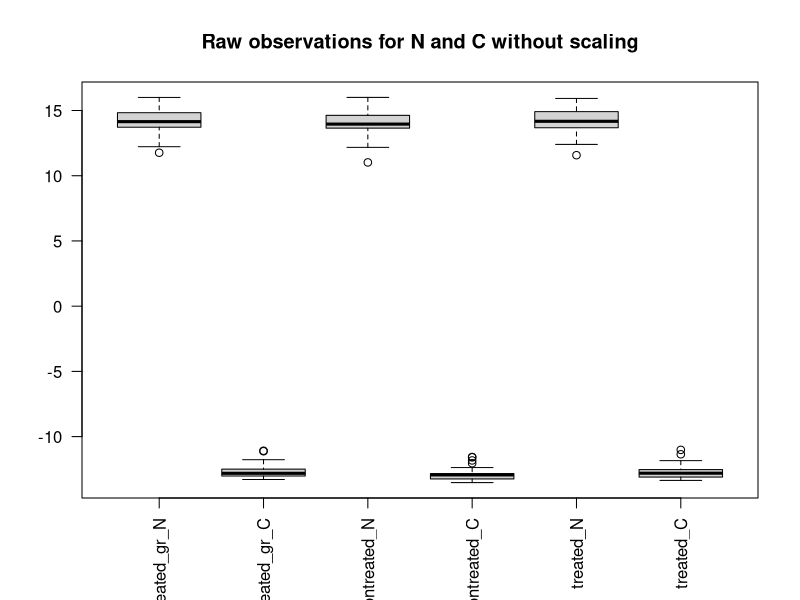
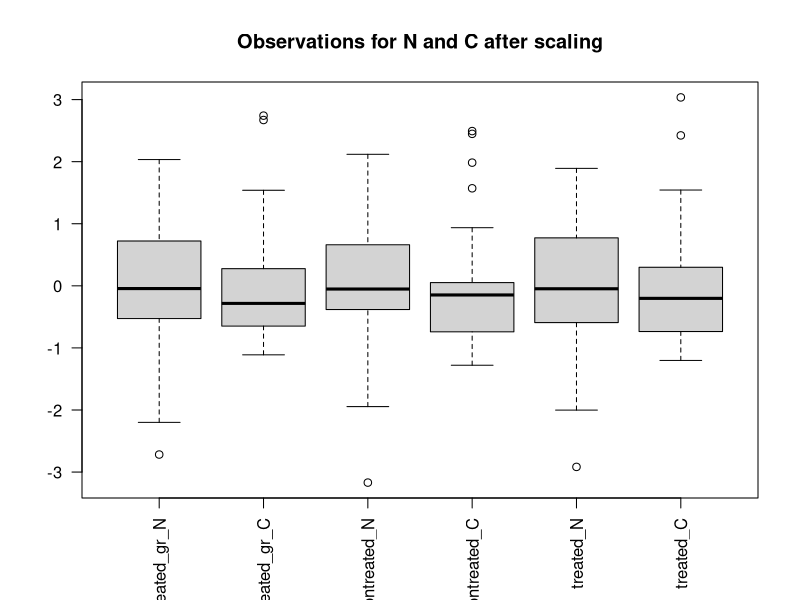
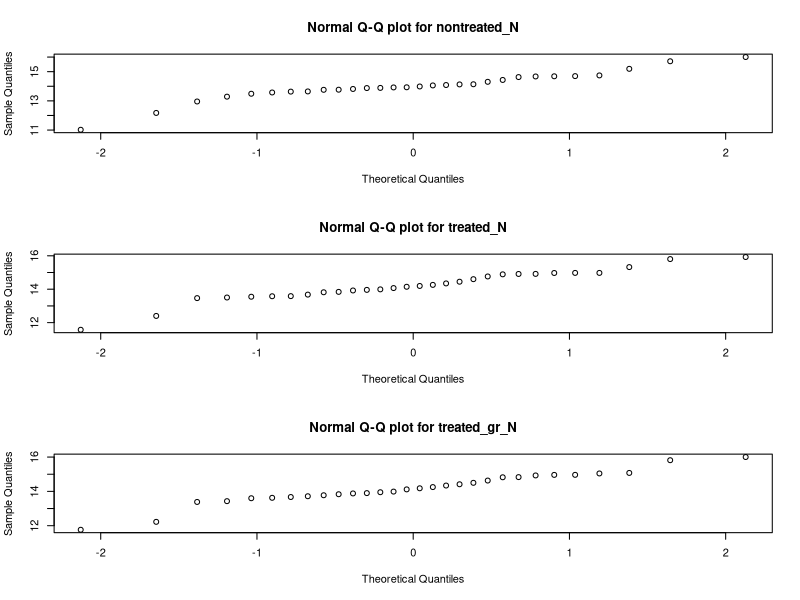
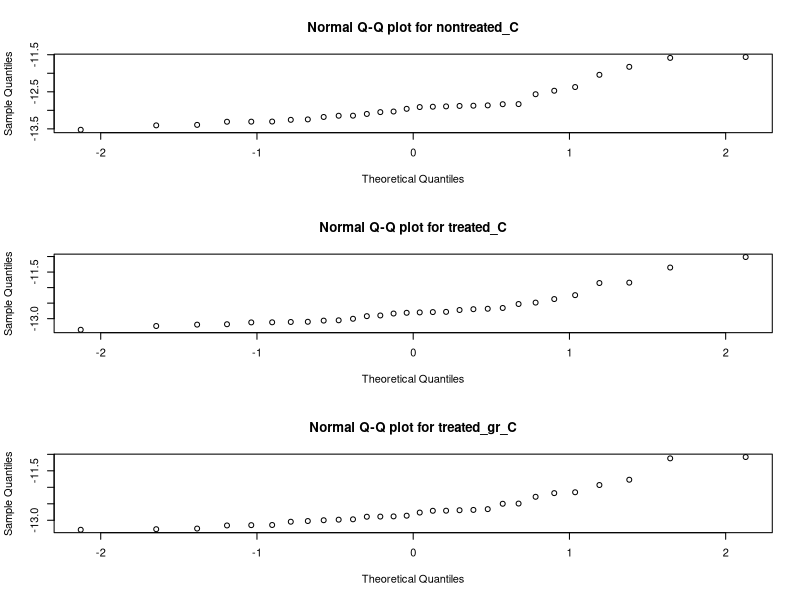
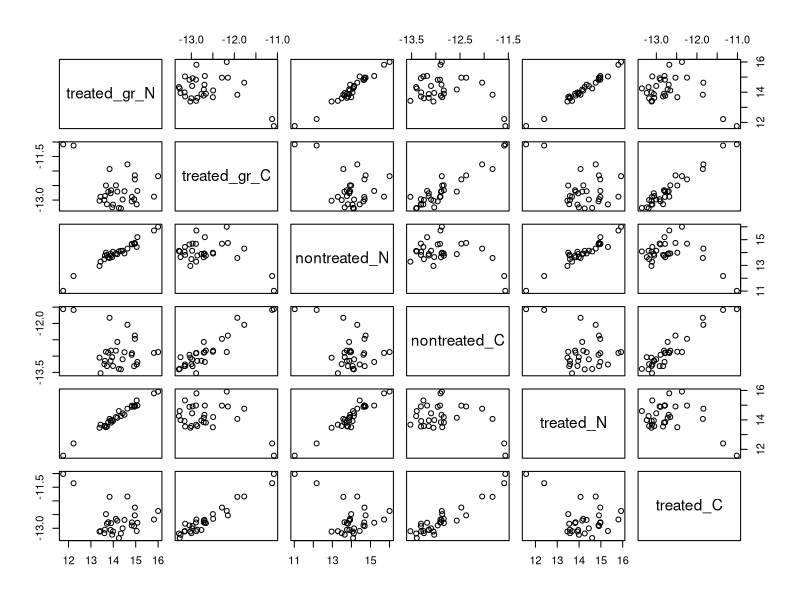
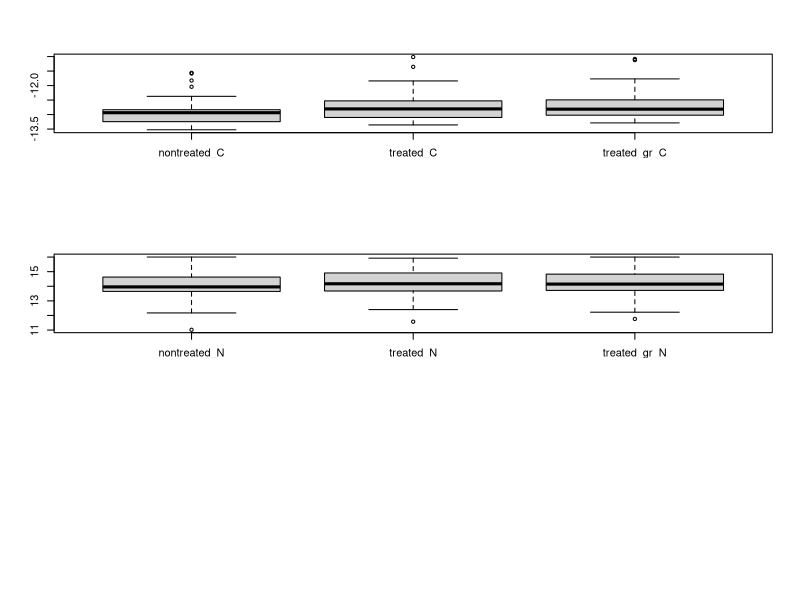
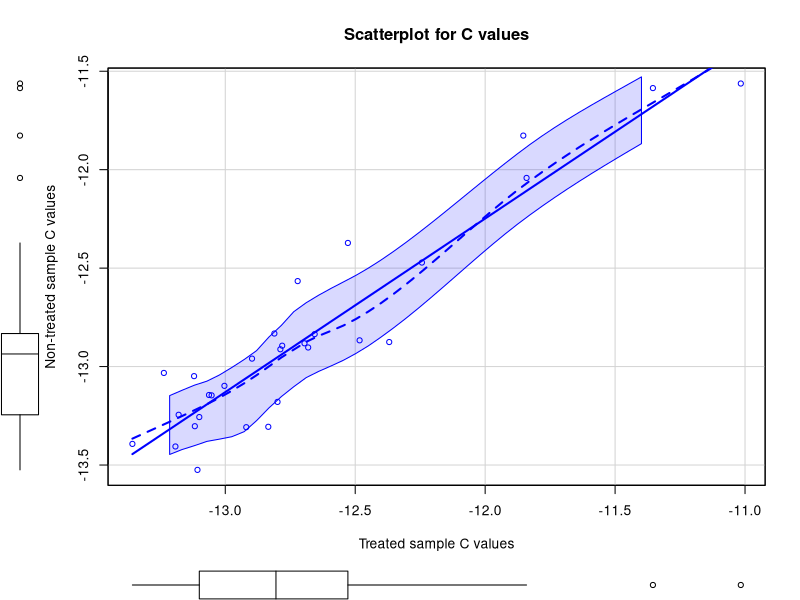
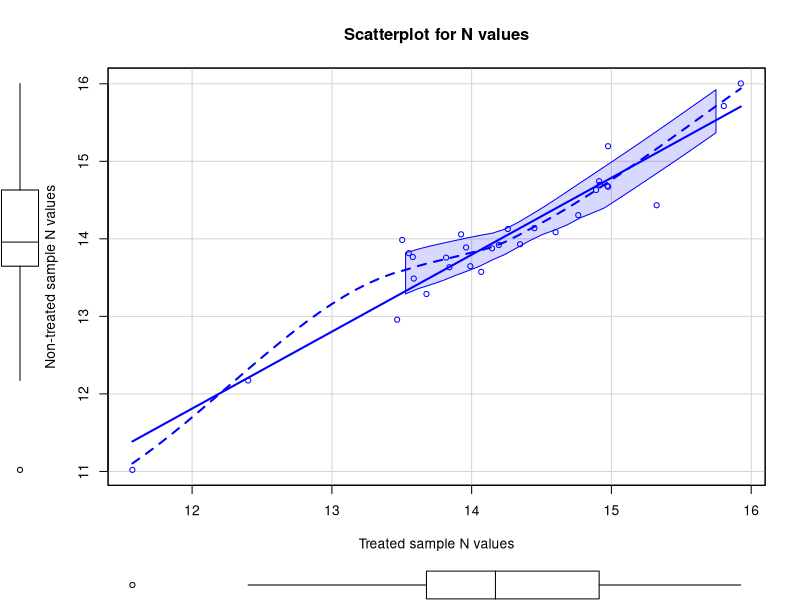

The R script that drew these images, in order:
## ---- chunk 1
library(dplyr)
library(ggplot2)
library(lmtest)
library(car)
library(gridExtra)
## ---- chunk 2
teeth_data <- read.csv("Samples-Laura-CLEAN-FOR-R.csv")
names(teeth_data)[1] <- 'treated_gr_N'
names(teeth_data)[2] <- 'treated_gr_C'
## ---- chunk 3
summary(teeth_data)
## ---- chunk 4
boxplot(teeth_data, las =2, main="Raw observations for N and C without scaling")
## ---- chunk 5
boxplot(scale(teeth_data), las =2, main="Observations for N and C after scaling")
## ---- chunk 6
par(mfrow = c(3, 1))
with(teeth_data, { 
  qqnorm(nontreated_N, main="Normal Q-Q plot for nontreated_N")
  qqnorm(treated_N, main="Normal Q-Q plot for treated_N")
  qqnorm(treated_gr_N, main="Normal Q-Q plot for treated_gr_N")
  }) 
  
## ---- chunk 7
par(mfrow = c(3, 1))
with(teeth_data, { 
  qqnorm(nontreated_C, main="Normal Q-Q plot for nontreated_C")
  qqnorm(treated_C, main="Normal Q-Q plot for treated_C")
  qqnorm(treated_gr_C, main="Normal Q-Q plot for treated_gr_C")
  }) 
  
## ---- chunk 8
shapiro.test(teeth_data$treated_gr_C)
## ---- chunk 9
shapiro.test(teeth_data$treated_C)
## ---- chunk 10
shapiro.test(teeth_data$nontreated_C)
## ---- chunk 11
shapiro.test(teeth_data$nontreated_N)
## ---- chunk 12
plot(teeth_data)
## ---- chunk 13
only_C_data <- teeth_data[,c(4,6,2)]
only_N_data <- teeth_data[,c(3,5,1)]
## ---- chunk 14
boxplot(only_C_data)
## ---- chunk 15
wilcox.test(teeth_data$nontreated_C, teeth_data$treated_C, paired=TRUE)
## ---- chunk 16
boxplot(only_N_data)
## ---- chunk 17
wilcox.test(teeth_data$nontreated_N, teeth_data$treated_N, paired=TRUE)
## ---- chunk 18
wilcox.test(teeth_data$treated_C, teeth_data$treated_gr_C, paired=TRUE)
## ---- chunk 19
wilcox.test(teeth_data$treated_N, teeth_data$treated_gr_N, paired=TRUE)
## ---- chunk 20

scatterplot(nontreated_C ~ treated_C, data=teeth_data,
   xlab="Treated sample C values", ylab="Non-treated sample C values",
   main="Scatterplot for C values")
## ---- chunk 21
scatterplot(nontreated_N ~ treated_N, data=teeth_data,
   xlab="Treated sample N values", ylab="Non-treated sample N values",
   main="Scatterplot for N values")
## ---- chunk 22
teeth_data$difC <- teeth_data$nontreated_C - teeth_data$treated_C
teeth_data$difN <- teeth_data$nontreated_N - teeth_data$treated_N
## ---- chunk 23
C_difference <- teeth_data[,c(7)]
N_difference <- teeth_data[,c(8)]
## ---- chunk 24
sd(C_difference)
## ---- chunk 25
sd(N_difference)
## ---- chunk 26
summary(C_difference)
## ---- chunk 27
summary(N_difference)
## ---- chunk 28
boxplot(C_difference)
## ---- chunk 29
boxplot(N_difference)
## ---- chunk 30
mC <- lm (treated_C ~ nontreated_C, teeth_data)
summary(mC)
## ---- chunk 31
plot(mC)
## ---- chunk 32
mN <- lm (treated_N ~ nontreated_N, teeth_data)
summary(mN)
## ---- chunk 33
plot(mN)
## ---- chunk 34
teeth_sin_outliers <- teeth_data %>% slice(-c(7, 1, 17, 5, 12))
## ---- chunk 35
mCsin <- lm (treated_C ~ nontreated_C, teeth_sin_outliers)
summary(mCsin)
## ---- chunk 36
plot(mCsin)
## ---- chunk 37
mNsin <- lm (treated_N ~ nontreated_N, teeth_sin_outliers)
summary(mNsin)
## ---- chunk 38
plot(mNsin)
## ---- chunk 39

bptest(mN)
## ---- chunk 40
bptest(mC)
## ---- chunk 41
ggplot(teeth_data, aes(nontreated_C, treated_C)) +
  geom_point(shape = 21, size = 3) + 
  geom_smooth(se = FALSE) +
  geom_smooth(method = lm, col = "tomato", se = FALSE)
## ---- chunk 42
ggplot(teeth_data, aes(nontreated_N, treated_N)) +
  geom_point(shape = 21, size = 3) + 
  geom_smooth(se = FALSE) +
  geom_smooth(method = lm, col = "tomato", se = FALSE)
